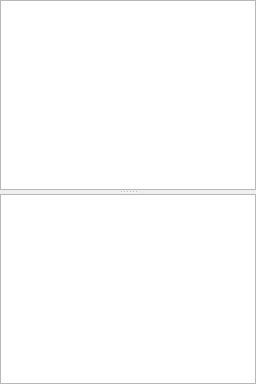
<?xml version="1.0" encoding="UTF-8"?>
<ui version="4.0">
 <class>resultsForm</class>
 <widget class="QWidget" name="resultsForm">
  <layout class="QVBoxLayout" name="resultsLayout">
   <property name="spacing">
    <number>0</number>
   </property>
   <property name="margin">
    <number>0</number>
   </property>
   <item>
    <widget class="QSplitter" name="resultsSplitter">
     <property name="orientation">
      <enum>Qt::Vertical</enum>
     </property>
     <widget class="QTreeWidget" name="resultsTreeWidget">
      <property name="tabKeyNavigation">
       <bool>true</bool>
      </property>
      <property name="verticalScrollMode">
       <enum>QAbstractItemView::ScrollPerPixel</enum>
      </property>
      <property name="allColumnsShowFocus">
       <bool>true</bool>
      </property>
      <property name="wordWrap">
       <bool>true</bool>
      </property>
      <property name="headerHidden">
       <bool>true</bool>
      </property>
      <column>
       <property name="text">
        <string notr="true">1</string>
       </property>
      </column>
     </widget>
     <widget class="QWidget" name="verticalLayoutWidget_3">
      <layout class="QVBoxLayout" name="versionsLayout">
       <item>
        <widget class="QTreeWidget" name="resultsVersionsTreeWidget">
         <property name="tabKeyNavigation">
          <bool>true</bool>
         </property>
         <property name="verticalScrollMode">
          <enum>QAbstractItemView::ScrollPerPixel</enum>
         </property>
         <property name="rootIsDecorated">
          <bool>false</bool>
         </property>
         <property name="allColumnsShowFocus">
          <bool>true</bool>
         </property>
         <property name="wordWrap">
          <bool>true</bool>
         </property>
         <property name="headerHidden">
          <bool>true</bool>
         </property>
         <column>
          <property name="text">
           <string notr="true">1</string>
          </property>
         </column>
        </widget>
       </item>
      </layout>
     </widget>
    </widget>
   </item>
  </layout>
 </widget>
 <resources/>
 <connections/>
</ui>
